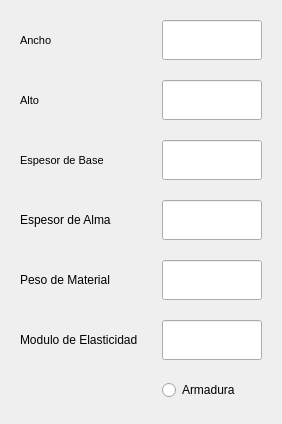
<?xml version="1.0" encoding="UTF-8"?>
<ui version="4.0">
 <class>Form</class>
 <widget class="QWidget" name="Form">
  <property name="geometry">
   <rect>
    <x>0</x>
    <y>0</y>
    <width>282</width>
    <height>424</height>
   </rect>
  </property>
  <property name="windowTitle">
   <string>Form</string>
  </property>
  <layout class="QVBoxLayout" name="verticalLayout">
   <item>
    <widget class="QFrame" name="concrete_group">
     <layout class="QGridLayout" name="gridLayout_2">
      <property name="verticalSpacing">
       <number>20</number>
      </property>
      <item row="4" column="0">
       <widget class="QLabel" name="label">
        <property name="text">
         <string>Espesor de Alma</string>
        </property>
       </widget>
      </item>
      <item row="6" column="0">
       <widget class="QLabel" name="label_3">
        <property name="text">
         <string>Modulo de Elasticidad</string>
        </property>
       </widget>
      </item>
      <item row="1" column="0">
       <widget class="QLabel" name="lab_zap_anch">
        <property name="font">
         <font>
          <pointsize>8</pointsize>
          <weight>50</weight>
          <bold>false</bold>
         </font>
        </property>
        <property name="text">
         <string>Ancho</string>
        </property>
       </widget>
      </item>
      <item row="3" column="1">
       <widget class="QLineEdit" name="input_tf_val">
        <property name="minimumSize">
         <size>
          <width>0</width>
          <height>40</height>
         </size>
        </property>
        <property name="maximumSize">
         <size>
          <width>100</width>
          <height>40</height>
         </size>
        </property>
        <property name="layoutDirection">
         <enum>Qt::RightToLeft</enum>
        </property>
        <property name="inputMethodHints">
         <set>Qt::ImhDigitsOnly|Qt::ImhFormattedNumbersOnly</set>
        </property>
        <property name="text">
         <string/>
        </property>
       </widget>
      </item>
      <item row="4" column="1">
       <widget class="QLineEdit" name="input_tw_val">
        <property name="minimumSize">
         <size>
          <width>0</width>
          <height>40</height>
         </size>
        </property>
        <property name="maximumSize">
         <size>
          <width>100</width>
          <height>16777215</height>
         </size>
        </property>
        <property name="layoutDirection">
         <enum>Qt::RightToLeft</enum>
        </property>
       </widget>
      </item>
      <item row="5" column="1">
       <widget class="QLineEdit" name="input_pmat_val">
        <property name="minimumSize">
         <size>
          <width>0</width>
          <height>40</height>
         </size>
        </property>
        <property name="maximumSize">
         <size>
          <width>100</width>
          <height>16777215</height>
         </size>
        </property>
        <property name="layoutDirection">
         <enum>Qt::RightToLeft</enum>
        </property>
       </widget>
      </item>
      <item row="1" column="1">
       <widget class="QLineEdit" name="input_d_val">
        <property name="minimumSize">
         <size>
          <width>0</width>
          <height>40</height>
         </size>
        </property>
        <property name="maximumSize">
         <size>
          <width>100</width>
          <height>40</height>
         </size>
        </property>
        <property name="layoutDirection">
         <enum>Qt::LeftToRight</enum>
        </property>
        <property name="inputMethodHints">
         <set>Qt::ImhDigitsOnly|Qt::ImhFormattedNumbersOnly</set>
        </property>
       </widget>
      </item>
      <item row="6" column="1">
       <widget class="QLineEdit" name="input_e_val">
        <property name="minimumSize">
         <size>
          <width>0</width>
          <height>40</height>
         </size>
        </property>
        <property name="maximumSize">
         <size>
          <width>100</width>
          <height>16777215</height>
         </size>
        </property>
        <property name="layoutDirection">
         <enum>Qt::RightToLeft</enum>
        </property>
       </widget>
      </item>
      <item row="2" column="1">
       <widget class="QLineEdit" name="input_bf_val">
        <property name="minimumSize">
         <size>
          <width>0</width>
          <height>40</height>
         </size>
        </property>
        <property name="maximumSize">
         <size>
          <width>100</width>
          <height>40</height>
         </size>
        </property>
        <property name="layoutDirection">
         <enum>Qt::RightToLeft</enum>
        </property>
        <property name="inputMethodHints">
         <set>Qt::ImhDigitsOnly|Qt::ImhFormattedNumbersOnly</set>
        </property>
       </widget>
      </item>
      <item row="2" column="0">
       <widget class="QLabel" name="lab_zap_alt">
        <property name="font">
         <font>
          <pointsize>8</pointsize>
          <weight>50</weight>
          <bold>false</bold>
         </font>
        </property>
        <property name="text">
         <string>Alto</string>
        </property>
       </widget>
      </item>
      <item row="3" column="0">
       <widget class="QLabel" name="lab_con_anc">
        <property name="font">
         <font>
          <pointsize>8</pointsize>
          <weight>50</weight>
          <bold>false</bold>
         </font>
        </property>
        <property name="text">
         <string>Espesor de Base</string>
        </property>
       </widget>
      </item>
      <item row="5" column="0">
       <widget class="QLabel" name="label_2">
        <property name="text">
         <string>Peso de Material</string>
        </property>
       </widget>
      </item>
      <item row="7" column="1">
       <widget class="QRadioButton" name="input_armour_val">
        <property name="text">
         <string>Armadura</string>
        </property>
       </widget>
      </item>
     </layout>
    </widget>
   </item>
  </layout>
 </widget>
 <resources/>
 <connections/>
</ui>
